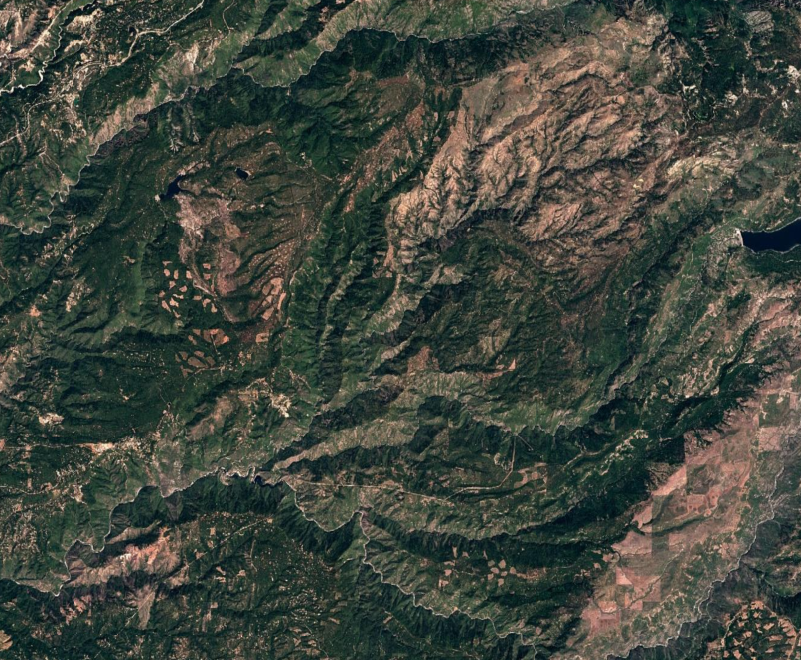
#> input picture examples/wildfire/map.png, 801 x 660 px
$ python convert_to_bmp.py
#> lines starting #> are read from the running program, lines starting #| are printed output that depends on the picture
# note: just use `python3 convert_to_bmp.py`. default input: map.png, default output: wildfire_fuel.bmp saved both to current dir and 2 levels above

from PIL import Image
import numpy as np
import os
from PIL import ImageEnhance

input_path = "map.png"
output_name = "wildfire_fuel.bmp"

output_local = os.path.join(".", output_name)
output_upper = os.path.join("..", "..", output_name)

img = Image.open(input_path).convert("RGB")
r, g, b = [np.array(c, dtype=np.float32) / 255.0 for c in img.split()]
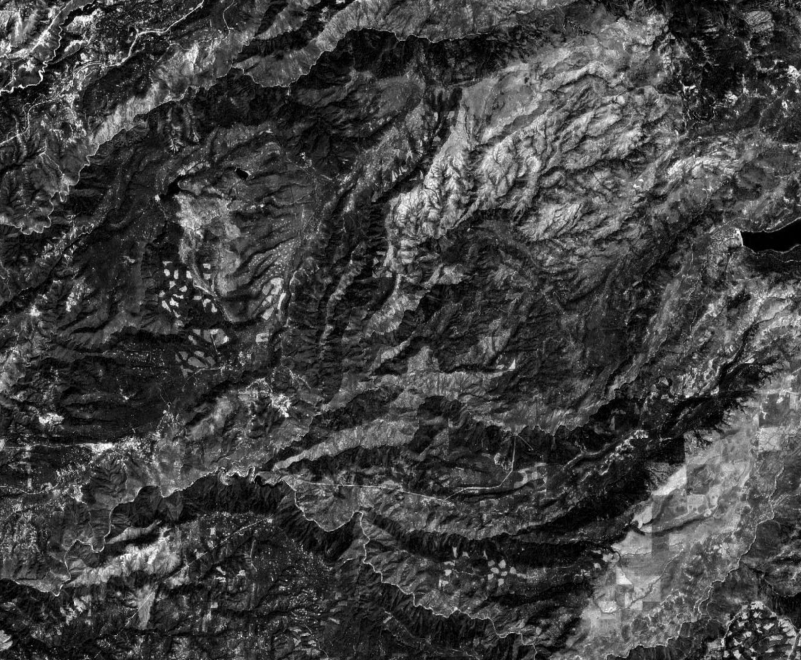
#> r: shape (660, 801) float32; min 0, max 0.996, mean 0.255
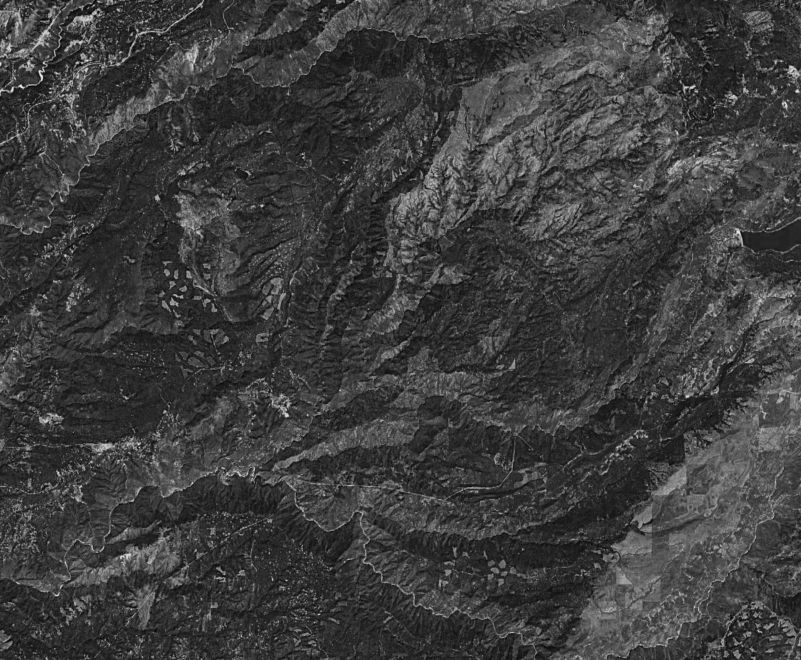
#> b: shape (660, 801) float32; min 0.0196, max 0.941, mean 0.242

green_index = g / (0.3 + 0.7 * (r + b) / 2)
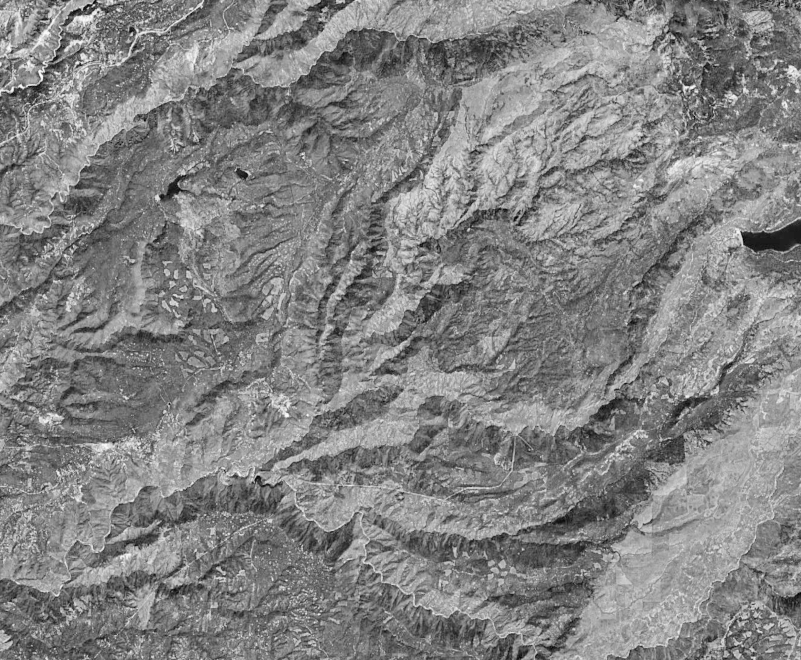
#> green_index: shape (660, 801) float32; min 0.0747, max 1.02, mean 0.56; drawn with min black and max white
green_index = np.clip(green_index, 0, 1)

enhanced = green_index ** 0.5

enhanced = np.power(enhanced, 2.2)

enhanced = (enhanced - enhanced.min()) / (enhanced.max() - enhanced.min() + 1e-8)
enhanced = np.clip((enhanced - 0.2) * 2.5, 0, 1)
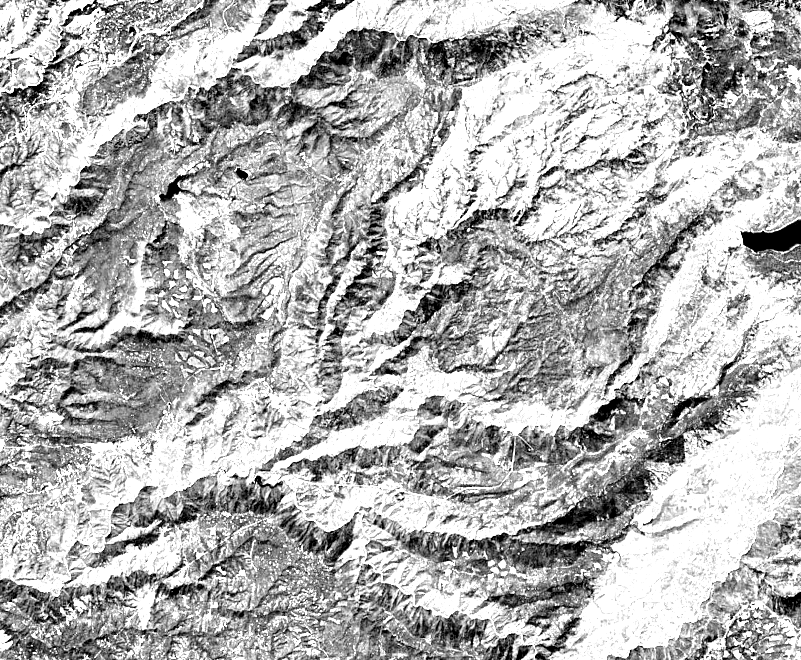
#> enhanced: shape (660, 801) float32; min 0, max 1, mean 0.698
gamma = 1.5
enhanced = np.power(enhanced, gamma)
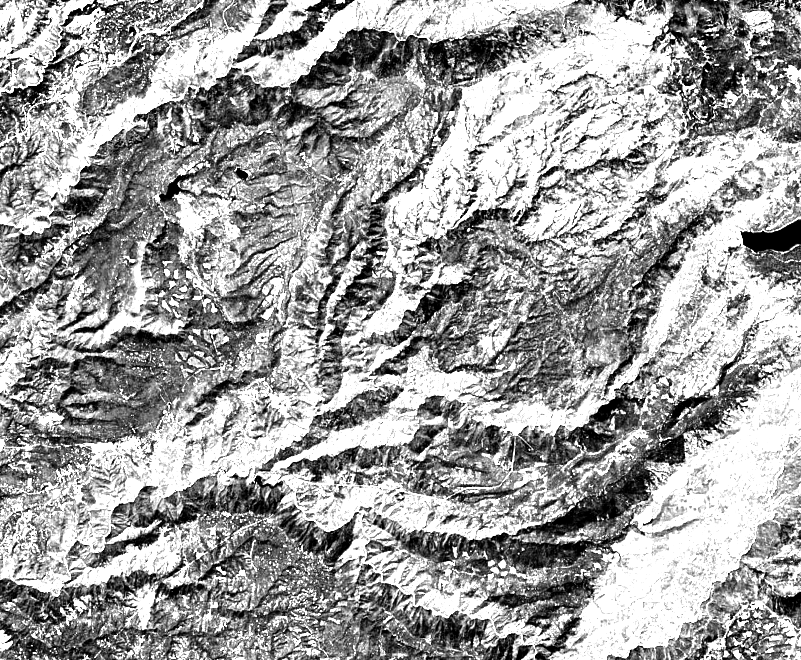
#> enhanced: shape (660, 801) float32; min 0, max 1, mean 0.623

gray = (enhanced * 255).astype(np.uint8)
gray_img = Image.fromarray(gray)

enhancer = ImageEnhance.Contrast(gray_img)
gray_img = enhancer.enhance(3.0)
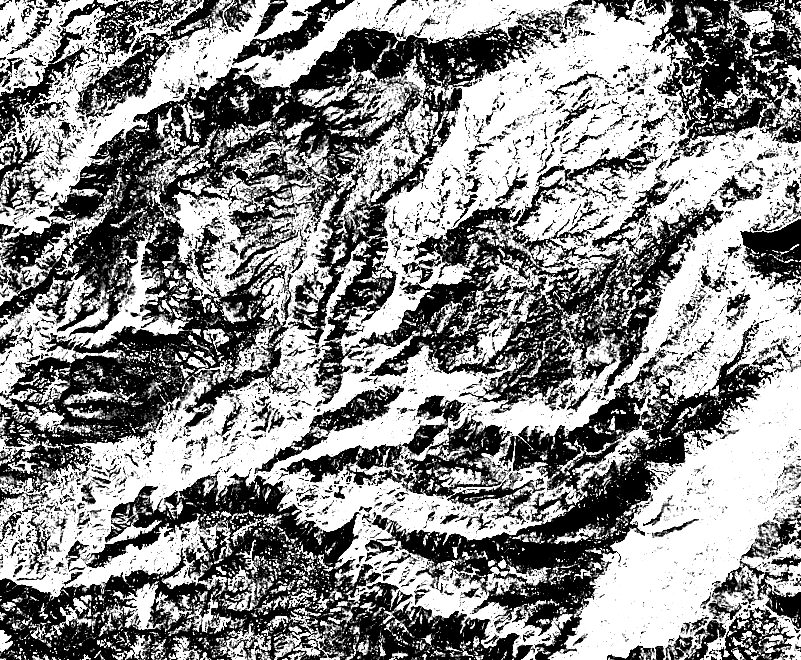
#> gray_img: PIL image 801x660 L; min 0, max 255, mean 139.8

gray_resized = gray_img.resize((100, 100), Image.BILINEAR)
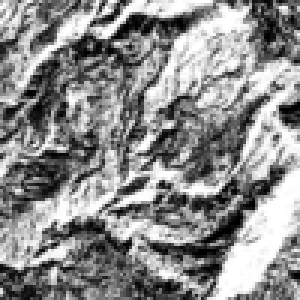
#> gray_resized: PIL image 100x100 L (shown 3 times larger); min 0, max 255, mean 139.9

gray_resized.save(output_local)
gray_resized.save(output_upper)

print(f"Fuel map saved:\n - {output_local}\n - {output_upper}")

$ run again, with examples/wildfire/satellite_input.jpg saved as examples/wildfire/map.png
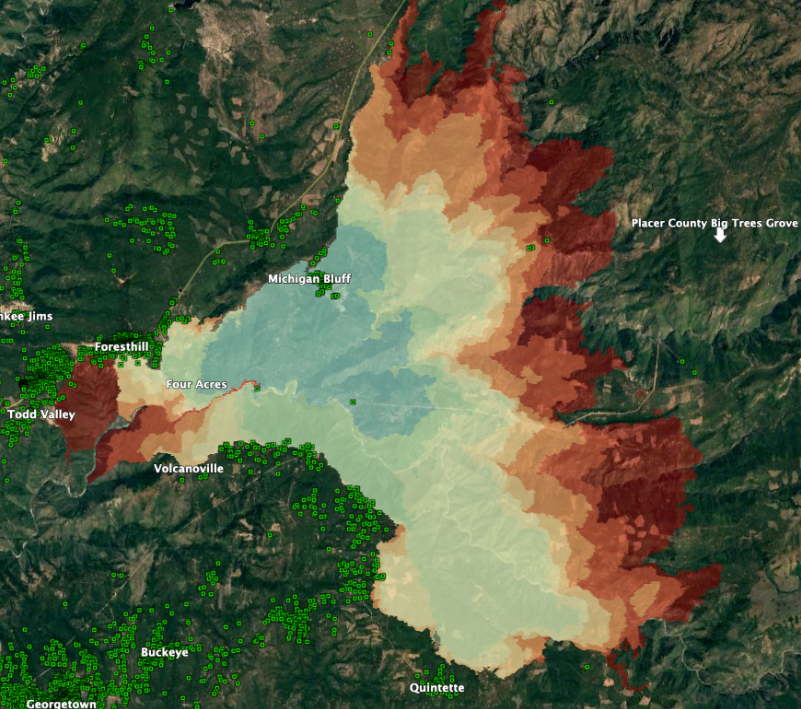
#> input picture examples/wildfire/satellite_input.jpg, 801 x 709 px
#> `gray_img = enhancer.enhance(3.0)`:
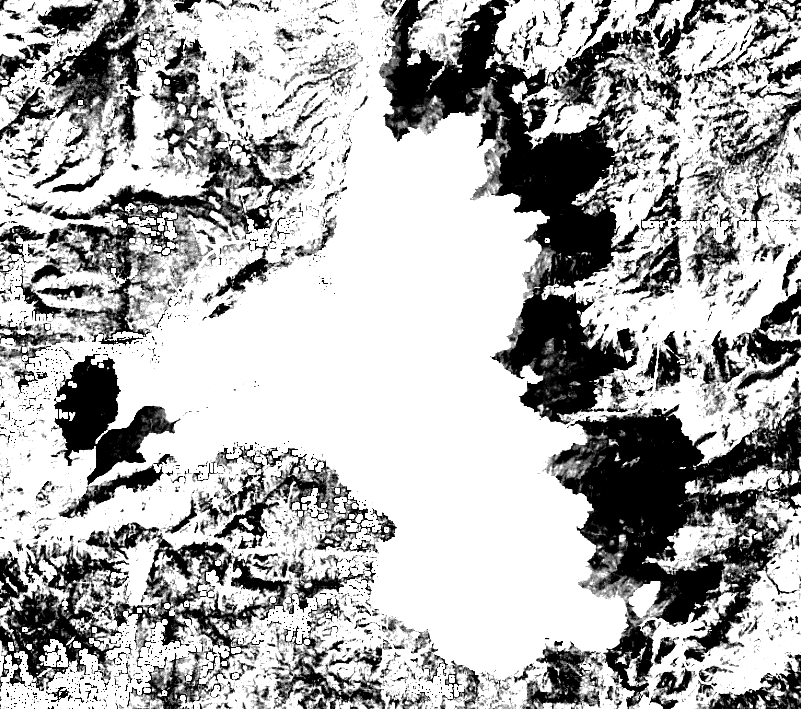
#> gray_img: PIL image 801x709 L; min 0, max 255, mean 174.9
#> `gray_resized = gray_img.resize((100, 100), Image.BILINEAR)`:
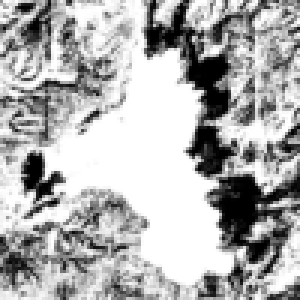
#> gray_resized: PIL image 100x100 L (shown 3 times larger); min 0, max 255, mean 174.9
